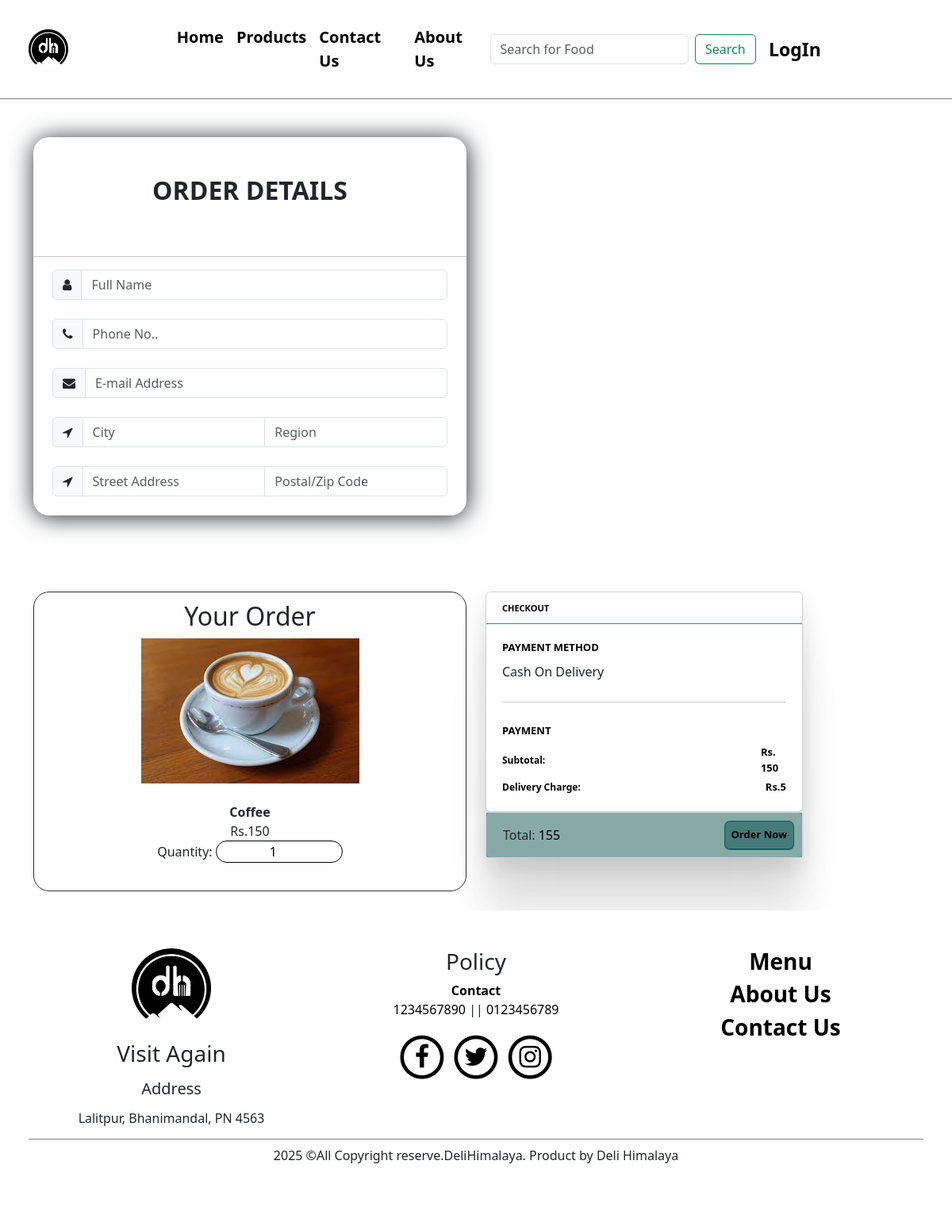
Page /order/12 on the committed database.
### dhapp/models.py (models this page shows, shortened)
class Product(models.Model):
    image = models.ImageField(upload_to='images')
    product_name = models.CharField(max_length=100)
    price = models.IntegerField()
    description = models.TextField()
    delivery_charge = models.IntegerField(blank=True, null=True)
    category = models.CharField(max_length=100)

### dhapp/views.py (the view, shortened to what this page needs)
# urls.py: path('order/<int:id>',views.Order.orderPurchase,name='order'),
    def orderPurchase(request,id):
        ord = Product.objects.get(id=id)
        price = ord.price
        delivery_charge = ord.delivery_charge
        total = price + delivery_charge
        ddd = datetime.datetime.now()
        return render(request, 'orders/order.html',{'ddd':ddd,'ord':ord,'total':total})

### dhapp/templates/orders/order.html (shortened to what this page needs)
{% extends '../main/base.html' %}
{% load static %}
{% block header %}
<link rel="stylesheet" href="{% static 'css/orderCss/order.css' %}">
{% endblock header %}
{% block content %}
<div class="container-fluid main-body">
  <div class="container">
    <div class="row bdr">
      <div class="col-sm-6 text-center justify-content-center py-5">
        <div class="box0">
          <h2 class="text-center py-5"><strong>ORDER DETAILS</strong></h2>
        <hr>
        <div class="container-fluid order-container-body">
        <div class="container order-form-container mb-5">
          <form action="{% url 'order' ord.id %}" method="POST">
            <div class="input-group mb-4">
                <span class="input-group-text"><i class="fa fa-user"></i></span>
                <input type="text" placeholder="Full Name" name="fullname" class="form-control" required>
            </div>
            <div class="input-group mb-4">
                <span class="input-group-text"><i class="fa fa-phone"></i></span>
                <input type="number"  placeholder="Phone No.." name="phoneNo" class="form-control" required>
            </div>
            <div class="input-group flex-nowrap mb-4">
                <span class="input-group-text" id="addon-wrapping"><i class="fa fa-envelope"></i></i></span>
                <input type="email" class="form-control" name="email" placeholder="E-mail Address" id="exampleInputEmail1" aria-describedby="addon-wrapping" required>
            </div>
            <div class="input-group flex-nowrap mb-4">
                <span class="input-group-text" id="addon-wrapping"><i class="fa fa-location-arrow"></i></span>
                <input type="text" class="form-control" name="city" placeholder="City" aria-label="address" aria-describedby="addon-wrapping" required>
                <input type="text" class="form-control" name="region" placeholder="Region" aria-label="address" aria-describedby="addon-wrapping" required>
              </div>
              <div class="input-group flex-nowrap mb-4">
                <span class="input-group-text" id="addon-wrapping"><i class="fa fa-location-arrow"></i></span>
                <input type="text" class="form-control" name="street-address" placeholder="Street Address" aria-label="address" aria-describedby="addon-wrapping" required>
                <input type="text" class="form-control" name="zip-code" placeholder="Postal/Zip Code" aria-label="address" aria-describedby="addon-wrapping" required>
              </div>
            </div>
            </div>
          </div>
        </div>
          <div class="container">
            <div class="wrapper">
              <div class="row">
                <div class="col-sm-6 mb-4">
                  <div class="box text-center">
                    <h2>Your Order</h2>
                    <div class="form">
                      <label><img src="{{ord.image.url}}" alt=""></label><br><br>
                      <label> <strong>{{ord.product_name}} </strong></label><br>
                      <label>Rs.{{ord.price}}</label> <br>
                      <label for="quantity">Quantity:</label>
                      <input type="number" name='quantitys' class='input-form-order-qualtity'  id="quantity" value="1" min="1" required='required'><br><br>
                    </div>
                  </div>
                </div>
                <div class="col-sm-6 mb-5">
                  <div class="card cart">
                    <label class="title">CHECKOUT</label>
                    <div class="steps">
                      <div class="step">
                        <div>
                          <span>PAYMENT METHOD</span>
                          Cash On Delivery
                        </div>
                        <hr>
                        <div class="payments">
                          <span>PAYMENT</span>
                          <div class="details">
                            <span>Subtotal:</span>
                            <span>Rs.<label for="price">{{ord.price}}</label><br>
                            </span>
                            <span>Delivery Charge:</span>
                            <span>Rs.{{ord.delivery_charge}} </span>
                          </div>
                        </div>
                      </div>
                    </div>
                  </div>
                  <div class="card checkout">
                    <div class="footer">
                      <span>
                        <table>
                          <tr>
                            <td>Total: </td>
                            <td>
                              <input type="number" name='total_price' class='input-form-order'  id="total-price" value="{{total}}" readonly>
                            </td>
                          </tr>
                        </table>
                      </span>
                      <input class="checkout-btn" type="submit" value="Order Now">
                    </div>
                  </div>
                </div>
              </div>
            </div>
          </div>
      </div>
  </div>
</div>
{% endblock content %}

### dhapp/static/css/orderCss/order.css (style rules this page uses)
.main-body { background: #ffffff !important; }
.container { display: grid; grid-template-columns: auto; gap: 0px; }
hr { height: 1px; background-color: rgba(16, 86, 82, .75); border: none; }
.card { width: 400px; background: rgb(255, 250, 235); box-shadow: 0px 187px 75px rgba(0, 0, 0, 0.01), 0px 105px 63px rgba(0, 0, 0, 0.05), 0px 47px 47px rgba(0, 0, 0, 0.09), 0px 12px 26px rgba(0, 0, 0, 0.1), 0px 0px 0px rgba(0, 0, 0, 0.1); }
.title { width: 100%; height: 40px; position: relative; display: flex; align-items: center; padding-left: 20px; border-bottom: 1px solid rgba(16, 86, 82, .75); font-weight: 700; font-size: 11px; color: #000000; }
.cart { border-radius: 19px 19px 0px 0px; }
.cart .steps { display: flex; flex-direction: column; padding: 20px; }
.cart .steps .step { display: grid; gap: 10px; }
.cart .steps .step span { font-size: 13px; font-weight: 600; color: #000000; margin-bottom: 8px; display: block; }
.payments .details { display: grid; grid-template-columns: 10fr 1fr; padding: 0px; gap: 5px; }
.payments .details span:nth-child(odd) { font-size: 12px; font-weight: 600; color: #000000; margin: auto auto auto 0; }
.payments .details span:nth-child(even) { font-size: 13px; font-weight: 600; color: #000000; margin: auto 0 auto auto; }
.checkout .footer { display: flex; align-items: center; justify-content: space-between; padding: 10px 10px 10px 20px; background-color: rgba(16, 86, 82, .5); }
.checkout .checkout-btn { display: flex; flex-direction: row; justify-content: center; align-items: center; width: 150px; height: 36px; background: rgba(16, 86, 82, .55); box-shadow: 0px 0.5px 0.5px rgba(16, 86, 82, .75), 0px 1px 0.5px rgba(16, 86, 82, .75); border-radius: 7px; border: 1px solid rgb(16, 86, 82); color: #000000; font-size: 13px; font-weight: 600; transition: all 0.3s cubic-bezier(0.15, 0.83, 0.66, 1); }
.box { border: 1px solid #2e2e2e; border-radius: 20px; padding: 2%; }
.box0 { border-radius: 20px; box-shadow: 1px 2px 30px; }
.input-form-order { border: none !important; font-weight: 500; outline: none; background: transparent; }
.input-form-order-qualtity { border: 1px solid #000; border-radius: 50px; width: 10rem; font-weight: 400; outline: none; text-align: center; }

### dhapp/static/css/style.css (style rules this page uses)
body { background-color: rgb(240, 240, 240); }
.footer { padding: 2%; background: #ffffff; position: relative; margin-bottom: 0%; }

### rows in the picture
Product: image (picture), product_name "Coffee", price "150", delivery_charge "5"
